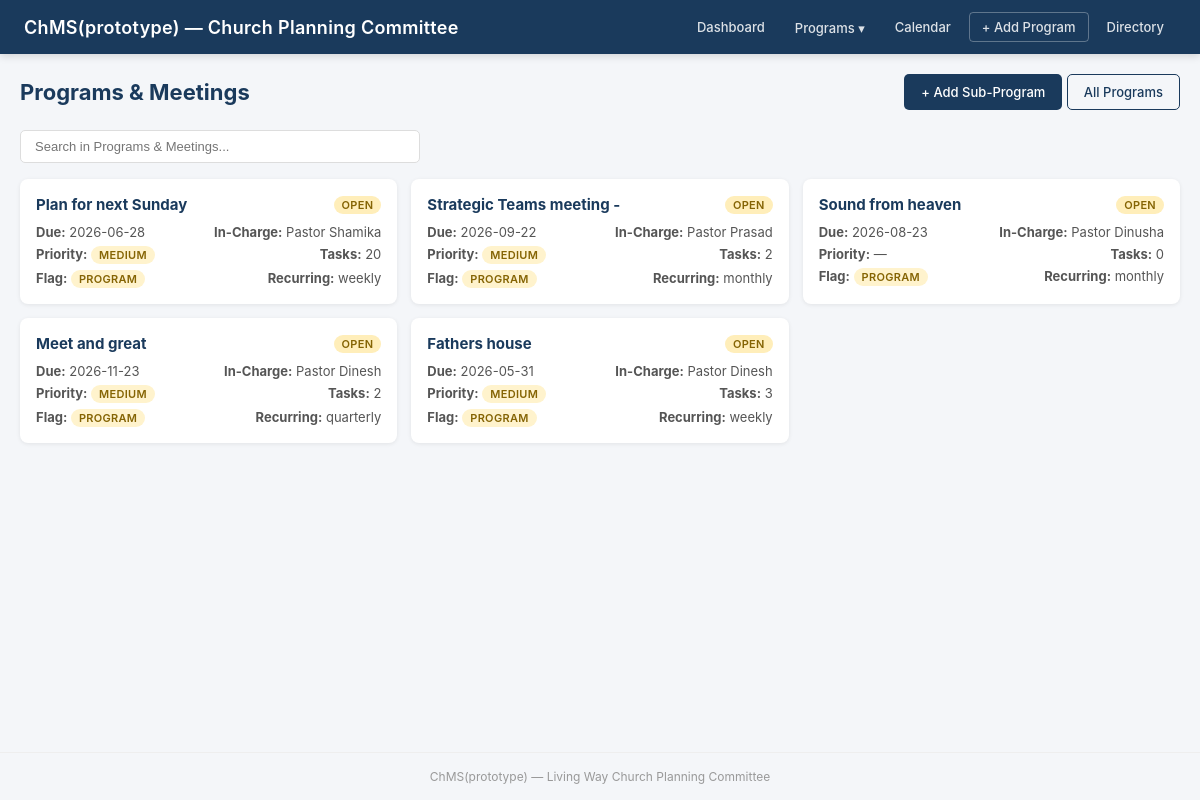
The app's page /programs/1 with its own data.
### tables this page shows
CREATE TABLE program_categories (
            id INTEGER PRIMARY KEY AUTOINCREMENT,
            name TEXT NOT NULL UNIQUE,
            description TEXT NOT NULL DEFAULT '',
            sort_order INTEGER NOT NULL DEFAULT 0,
            created_at TEXT NOT NULL DEFAULT (datetime('now'))
        );

CREATE TABLE tasks (
            id INTEGER PRIMARY KEY AUTOINCREMENT,
            sub_program_id INTEGER NOT NULL REFERENCES sub_programs(id) ON DELETE CASCADE,
            title TEXT NOT NULL,
            due_date TEXT,
            assigned_to INTEGER REFERENCES members(id),
            status TEXT NOT NULL DEFAULT 'open'
                CHECK(status IN ('open','in_progress','completed','on_hold','suspended')),
            priority TEXT NOT NULL DEFAULT 'medium'
                CHECK(priority IN ('low','medium','high','critical')),
            created_at TEXT NOT NULL DEFAULT (datetime('now')),
            completed_at TEXT
        );

CREATE TABLE sub_programs (
            id INTEGER PRIMARY KEY AUTOINCREMENT,
            program_category_id INTEGER NOT NULL REFERENCES program_categories(id),
            title TEXT NOT NULL,
            description TEXT NOT NULL DEFAULT '',
            due_date TEXT,
            in_charge_id INTEGER REFERENCES members(id),
            recurring_type TEXT NOT NULL DEFAULT 'none'
                CHECK(recurring_type IN ('none','weekly','bi_weekly','monthly','quarterly','annual')),
            add_to_calendar INTEGER NOT NULL DEFAULT 0,
            type_flag TEXT NOT NULL DEFAULT 'Program'
                CHECK(type_flag IN ('Program','Meeting','Event','Service')),
            notes TEXT NOT NULL DEFAULT '',
            parent_id INTEGER REFERENCES sub_programs(id),
            generation INTEGER NOT NULL DEFAULT 0,
            created_at TEXT NOT NULL DEFAULT (datetime('now')),
            updated_at TEXT NOT NULL DEFAULT (datetime('now'))
        );

CREATE TABLE members (
            id INTEGER PRIMARY KEY AUTOINCREMENT,
            name TEXT NOT NULL,
            designation TEXT NOT NULL DEFAULT '',
            phone TEXT NOT NULL DEFAULT '',
            email TEXT NOT NULL DEFAULT '',
            created_at TEXT NOT NULL DEFAULT (datetime('now'))
        );

### app.py (the view)
@app.route("/programs/<int:cat_id>")
def program_category(cat_id):
    category = get_program_category(cat_id)
    if not category:
        flash("Category not found", "error")
        return redirect(url_for("programs_landing"))
    search = request.args.get("search", "")
    subs = get_all_sub_programs_with_status(category_id=cat_id, search=search)
    members = get_members()
    categories = get_program_categories()
    return render_template(
        "category.html",
        category=category, subs=subs,
        members=members, categories=categories,
        search=search,
        recurring_types=RECURRING_TYPES,
        type_flags=TYPE_FLAGS,
    )

### app.py (called while the page is built)
@app.template_global()
def status_color(status):
    return {
        "open": "badge-open",
        "in_progress": "badge-progress",
        "completed": "badge-done",
        "on_hold": "badge-hold",
        "suspended": "badge-suspended",
    }.get(status, "")

@app.template_global()
def priority_color(priority):
    return {
        "low": "badge-low",
        "medium": "badge-med",
        "high": "badge-high",
        "critical": "badge-critical",
    }.get(priority, "")

@app.before_request
def check_recurrence():
    global LAST_RECURRENCE_CHECK
    today_iso = date.today().isoformat()
    if LAST_RECURRENCE_CHECK != today_iso:
        created = generate_recurring_instances()
        if created:
            print(f"Recurrence: generated {created} new sub-program(s)")
        LAST_RECURRENCE_CHECK = today_iso

### models.py (called while the page is built)
def get_conn():
    conn = sqlite3.connect(DB_PATH)
    conn.row_factory = sqlite3.Row
    conn.execute("PRAGMA journal_mode=WAL")
    conn.execute("PRAGMA foreign_keys=ON")
    return conn

def get_members():
    conn = get_conn()
    rows = conn.execute("SELECT * FROM members ORDER BY name").fetchall()
    conn.close()
    return [dict(r) for r in rows]

def get_program_categories():
    conn = get_conn()
    rows = conn.execute(
        "SELECT * FROM program_categories ORDER BY sort_order, name"
    ).fetchall()
    conn.close()
    return [dict(r) for r in rows]

def get_program_category(category_id):
    conn = get_conn()
    row = conn.execute(
        "SELECT * FROM program_categories WHERE id=?", (category_id,)
    ).fetchone()
    conn.close()
    return dict(row) if row else None

def _get_tasks_for_sub_program(sub_program_id):
    conn = get_conn()
    rows = conn.execute(
        "SELECT status, priority FROM tasks WHERE sub_program_id=?",
        (sub_program_id,),
    ).fetchall()
    conn.close()
    return [dict(r) for r in rows]

def compute_status(tasks):
    if not tasks:
        return "open"
    seen = set(t["status"] for t in tasks)
    if "completed" in seen and len(seen) > 1:
        seen.add("in_progress")
    for s in STATUS_CASCADE_ORDER:
        if s in seen:
            return s
    return "open"

def compute_priority(tasks, status_filter=("open", "in_progress")):
    relevant = [t for t in tasks if t["status"] in status_filter]
    if not relevant:
        return None
    best = max(relevant, key=lambda t: PRIORITY_ORDER.get(t["priority"], 0))
    return best["priority"]

### templates/category.html (shortened to what this page needs)
{% extends "base.html" %}
{% block content %}
<div class="page-header">
    <h2>{{ category.name }}</h2>
    <div>
        <a href="{{ url_for('sub_program_add' ) }}" class="btn btn-primary">+ Add Sub-Program</a>
        <a href="{{ url_for('programs_landing') }}" class="btn btn-outline">All Programs</a>
    </div>
</div>
<div style="margin-bottom:16px;">
    <input type="text" id="searchCards" class="search-input" placeholder="Search in {{ category.name }}..." oninput="filterCards()">
</div>
{% if subs %}
<div class="card-list" id="cardList">
    {% for sp in subs %}
    <div class="sub-card" data-search="{{ sp.title.lower() }} {{ (sp.in_charge_name or '').lower() }} {{ sp.derived_status }}">
        <a href="{{ url_for('sub_program_detail', sub_id=sp.id) }}" class="sub-card-link">
            <div class="sub-card-header">
                <h4>{{ sp.title }}</h4>
                <span class="badge {{ status_color(sp.derived_status) }}">{{ sp.derived_status }}</span>
            </div>
            <div class="sub-card-body">
                <div class="sub-card-info">
                    <span><strong>Due:</strong> {{ sp.due_date or '—' }}</span>
                    <span><strong>In-Charge:</strong> {{ sp.in_charge_name or '—' }}</span>
                </div>
                <div class="sub-card-info">
                    <span>
                        <strong>Priority:</strong>
                        {% if sp.derived_priority %}
                        <span class="badge {{ priority_color(sp.derived_priority) }}">{{ sp.derived_priority }}</span>
                        {% else %}—{% endif %}
                    </span>
                    <span><strong>Tasks:</strong> {{ sp.task_count }}</span>
                </div>
                <div class="sub-card-info">
                    <span><strong>Flag:</strong> <span class="badge badge-med">{{ sp.type_flag }}</span></span>
                    <span><strong>Recurring:</strong> {{ sp.recurring_type }}</span>
                </div>
            </div>
        </a>
    </div>
    {% endfor %}
</div>
{% else %}
<p style="color:#999;">No sub-programs in this category yet.</p>
{% endif %}
{% endblock %}

### static/style.css (style rules this page uses)
* { margin:0; padding:0; box-sizing:border-box; }
body { font-family: -apple-system, BlinkMacSystemFont, "Segoe UI", Roboto, sans-serif; background: #f4f6f9; color: #333; min-height: 100vh; display: flex; flex-direction: column; }
.page-header { display: flex; align-items: center; justify-content: space-between; margin-bottom: 20px; flex-wrap: wrap; gap: 10px; }
.page-header h2 { font-size: 22px; color: #1a3a5c; }
.btn { display: inline-block; padding: 8px 16px; border-radius: 5px; text-decoration: none; font-size: 13px; font-weight: 500; border: 1px solid transparent; cursor: pointer; transition: all 0.15s; line-height: 1.4; }
.btn-primary { background: #1a3a5c; color: #fff; }
.btn-outline { background: transparent; color: #1a3a5c; border-color: #1a3a5c; }
.badge { display: inline-block; padding: 2px 8px; border-radius: 10px; font-size: 11px; font-weight: 600; text-transform: uppercase; letter-spacing: 0.3px; }
.badge-open { background: #ffeeba; color: #856404; }
.badge-med { background: #fff3cd; color: #856404; }
.card-list { display: grid; grid-template-columns: repeat(auto-fill, minmax(320px, 1fr)); gap: 14px; }
.sub-card { background: #fff; border-radius: 8px; box-shadow: 0 1px 4px rgba(0,0,0,0.08); transition: transform 0.1s, box-shadow 0.1s; }
.sub-card-link { text-decoration: none; color: inherit; display: block; padding: 16px; }
.sub-card-header { display: flex; justify-content: space-between; align-items: center; margin-bottom: 10px; }
.sub-card-header h4 { font-size: 15px; color: #1a3a5c; }
.sub-card-body { font-size: 13px; color: #555; }
.sub-card-info { display: flex; justify-content: space-between; margin-top: 6px; }
.search-input { padding: 8px 14px; border: 1px solid #ddd; border-radius: 5px; font-size: 13px; width: 100%; max-width: 400px; outline: none; }

### records on screen
program_categories: name "Programs & Meetings", name "Search in Programs & Meetings..."
tasks: title "Plan for next Sunday", derived_status "OPEN", due_date "2026-06-28", name "Pastor Shamika", derived_priority "MEDIUM", task_count "20", type_flag "PROGRAM", recurring_type "weekly"
sub_programs: title "Strategic Teams meeting -", due_date "2026-09-22", type_flag "PROGRAM", recurring_type "monthly"
members: name "Pastor Prasad"
tasks: derived_priority "MEDIUM"
sub_programs: title "Sound from heaven", derived_status "OPEN", due_date "2026-08-23", name "Pastor Dinusha", task_count "0", type_flag "PROGRAM", recurring_type "monthly"
sub_programs: title "Meet and great", due_date "2026-11-23", type_flag "PROGRAM", recurring_type "quarterly"
members: name "Pastor Dinesh"
tasks: derived_priority "MEDIUM"
tasks: title "Fathers house", derived_status "OPEN", due_date "2026-05-31", name "Pastor Dinesh", derived_priority "MEDIUM", task_count "3", type_flag "PROGRAM", recurring_type "weekly"

### other values on screen
{{ sp.derived_status }} "OPEN" "OPEN"
{{ sp.task_count }} "2" "2"
